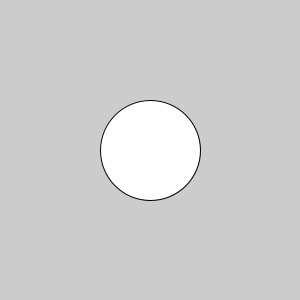
Frame 1 (no input)
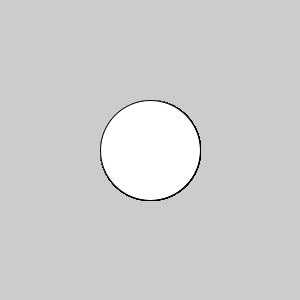
Frame 60 (the mouse pressed at the canvas centre just before this capture)
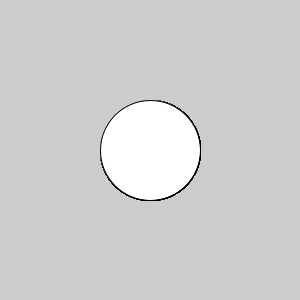
Frame 120 (the mouse held since frame 60 and released just before this capture)

The Processing sketch that drew these frames (run headless with seeded random() and noise(); from frame 60 on, the mouse is pressed at the canvas centre):

// Processing sketch: processing_180595
// ── processing_180595.pde

void setup(){
size (300,300);
}
void draw(){
ellipse (150,150,100,100);
}
